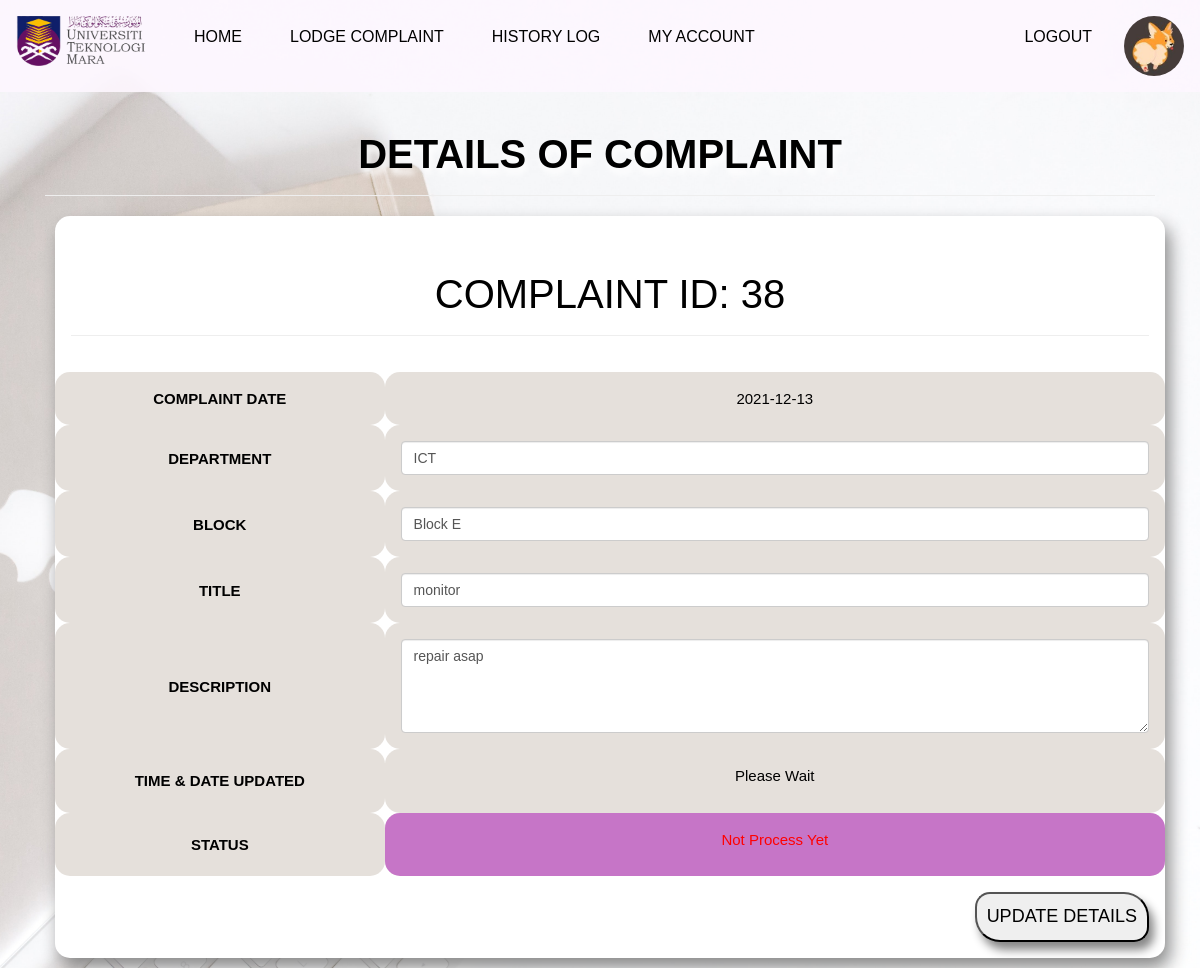
The page /users/updatecomplaint.php?id=38 (signed in) on the database its author committed.
### tables this page shows
CREATE TABLE `student` (
  `stid` int(100) NOT NULL,
  `sid` int(100) DEFAULT NULL,
  `stname` text NOT NULL,
  `stphonenum` varchar(12) NOT NULL,
  `stprofilepic` varchar(100) DEFAULT NULL,
  `fid` int(100) NOT NULL,
  `crid` int(100) NOT NULL,
  `staddress` varchar(100) DEFAULT NULL,
  `stemail` varchar(100) NOT NULL,
  `stusername` varchar(100) DEFAULT NULL,
  `stpassword` varchar(100) NOT NULL
);

CREATE TABLE `complaint` (
  `cid` int(100) NOT NULL,
  `sid` int(100) DEFAULT NULL,
  `stid` int(100) NOT NULL,
  `cdate` date NOT NULL,
  `ctitle` varchar(100) NOT NULL,
  `cdescription` varchar(255) NOT NULL,
  `cdepartment` text NOT NULL,
  `cblock` varchar(100) NOT NULL,
  `cstatus` varchar(100) DEFAULT NULL
);

### users/updatecomplaint.php (the view, shortened to what this page needs)
<?php
    include('../includes/config.php');
    $cid= $_GET['id'];
?>
<!DOCTYPE html>
<html lang="en">
<head>
  <link href="https://cdn.jsdelivr.net/npm/bootstrap@5.0.2/dist/css/bootstrap.min.css" rel="stylesheet"
>
  <link rel="stylesheet" href="https://maxcdn.bootstrapcdn.com/bootstrap/3.3.7/css/bootstrap.min.css">
  <link  type="text/css" rel="stylesheet" href="../assets/css/main.css">
</head>
<body data-spy="scroll" data-target=".navbar" data-offset="50" onload="myFunction()">
  <?php include ('../includes/navbar.php');?>
        <div class="container">
            <div class="page-header">
                <h1 class="leaderboard">DETAILS OF COMPLAINT</h1>
            </div>
            <form action="" method="post">
            <table>
              <?php
              $sql="SELECT *
              FROM `student`, `complaintaction`, `complaint`
              WHERE student.stid = complaint.stid AND complaint.cid = complaintaction.cid
              AND complaint.cid = $cid AND student.stid = $id";
              $result=mysqli_query($connection,$sql);
              while($std = mysqli_fetch_array($result))
              {
              ?>
              <tr><td colspan="2"><div class="page-header"><h1> COMPLAINT ID: <?php echo $std['cid']; ?></h1></div></td></tr>
              <tr class="trhead">
                  <th>COMPLAINT DATE</th>
                  <td><?php echo $std['cdate']; ?></td>
              </tr>
              <tr class="trhead">
                  <th> DEPARTMENT </th>
                  <td>
                    <select class="form-control" name="cdepartment">
                      <option selected readonly style="color:lightgrey"><?php echo $std['cdepartment'];?></option>
                    </select>
                  </td>
              </tr>
              <tr class="trhead">
                  <th> BLOCK </th>
                  <td>
                    <select class="form-control" name="cblock">
                          <option selected readonly style="color:lightgrey"><?php echo $std['cblock'];?></option>
                          <?php } ?>
                    </select>
                </td>
             </tr>
             <?php
             $sql="SELECT *
             FROM `student`, `complaintaction`, `complaint`
             WHERE student.stid = complaint.stid AND complaint.cid = complaintaction.cid
             AND complaint.cid = $cid AND student.stid = $id";
             $result=mysqli_query($connection,$sql);
             while($std = mysqli_fetch_array($result))
             {
             ?>
            <tr class="trhead">
                  <th> TITLE </th>
                  <td><input type="text" name="ctitle" class="form-control" value="<?php echo $std['ctitle']; ?>" required></td>
            </tr>
            <tr class="trhead">
                  <th> DESCRIPTION </th>
                  <td><textarea name="cdescription" class="form-control" rows="4" cols="50" required><?php echo $std['cdescription']; ?></textarea></td>
            </tr>
              <tr class="trhead">
              <th> TIME & DATE UPDATED</th>
              <td>
              <?php if( $std['atimestamp'] == NULL){
                      echo "<p>Please Wait</p>";
                    }else{
                      echo $std['atimestamp'];
                    }?>
              </td>
              </tr>
              <tr class="trhead">
              <th> STATUS</th>
              <td class='bg'>
              <?php if( $std['cstatus'] == NULL){
                      echo "<p class='bg2'> Not Process Yet</p>";
                    }else
                      echo $std['cstatus']; ?>
              </td>
              </tr>
              <tr><td colspan="2"><input type="submit" name="submit" class="btn-login" style="font-size:18px; float: right;" value="UPDATE DETAILS" /></td></tr>
              <?php } ?>
            </table>
          </form>
        </div>
</body>
</html>

### includes/navbar.php (shortened to what this page needs)
<?php
   if(isset($_SESSION['stid'])==false) {
?>
      <div class="topnav">
        <img src="../assets/css/logo.png" alt="uitm logo.png" class="logo" width="130" height="50">
        <a href="index.php" id="home">HOME</a>
        <!--<a href="#" id="admission">ADMISSION</a>
        <a href="#" id="coperate">COPERATE</a>
        <a href="programmes.php" id="academic">PROGRAMMES</a>-->
        <svg xmlns="http://www.w3.org/2000/svg" width="40" height="40" fill="currentColor" style="float: right; margin:16px;" class="bi bi-person-circle" viewBox="0 0 16 16">
          <path d="M11 6a3 3 0 1 1-6 0 3 3 0 0 1 6 0z"/>
          <path fill-rule="evenodd" d="M0 8a8 8 0 1 1 16 0A8 8 0 0 1 0 8zm8-7a7 7 0 0 0-5.468 11.37C3.242 11.226 4.805 10 8 10s4.757 1.225 5.468 2.37A7 7 0 0 0 8 1z"/>
        </svg>
        <a style="float: right" href="studentlogin.php" id="login">LOGIN</a>
      </div>
      <!--
      <div  id="mySidenav" class="sidenav">
        <a href="index.php" id="home">HOME</a>
        <a href="#" id="admission">ADMISSION</a>
        <a href="#" id="coperate">COPERATE</a>
        <a href="programmes.php" id="academic">PROGRAMMES</a>
        <a href="studentlogin.php" id="login">LOGIN</a>
      </div>
      -->
 <?php } else{ ?>
   <div class="topnav">
     <img src="../assets/css/logo.png" alt="uitm logo.png" class="logo" width="130" height="50">
     <a href="studentindex.php" id="home">HOME</a>
     <a href="makecomplaint.php" id="admission">LODGE COMPLAINT</a>
     <a href="historylog.php?id=<?php echo $_SESSION['stid']; ?>" id="academic">HISTORY LOG</a>
     <a href="myaccount.php?id=<?php echo $_SESSION['stid']; ?>" id="academic">MY ACCOUNT</a>
     <?php
     $id = $_SESSION['stid'];
     $sql="SELECT * FROM `student` WHERE stid = $id";
     $result=mysqli_query($connection,$sql) or die(mysqli_error($connection));
     while ($std=mysqli_fetch_array($result)){
      ?>
      <?php if($std['stprofilepic'] == NULL){
            echo '<svg xmlns="http://www.w3.org/2000/svg" width="40" height="40" fill="currentColor" style="float: right; margin:16px;"
                  class="bi bi-person-circle" viewBox="0 0 16 16">
                  <path d="M11 6a3 3 0 1 1-6 0 3 3 0 0 1 6 0z"/>
                  <path fill-rule="evenodd" d="M0 8a8 8 0 1 1 16 0A8 8 0 0 1 0 8zm8-7a7 7 0 0 0-5.468 11.37C3.242 11.226 4.805 10 8 10s4.757 1.225 5.468 2.37A7 7 0 0 0 8 1z"/>
                  </svg>';
      }else{ ?>
            <img src=../assets/css/<?php echo $std['stprofilepic'];?>
                 alt="Avatar" style="width:60px; height:60px; float:right; margin:16px; border-radius: 50%">
      <?php  }} ?>
    <a href="logout.php" id="logout" style="float: right">LOGOUT</a>
  </div>
<?php } ?>

### assets/css/main.css (style rules this page uses)
html body { font-family: Arial, sans-serif; color: black; }
body { background-image: url("18.jpg"); height: 100%; background-position: center; background-repeat: no-repeat; background-attachment:fixed; background-size: cover; overflow-x: hidden; }
.form-control { display: block; width: 100%; height: 34px; padding: 6px 12px; font-size: 14px; line-height: 1.42857143; background-image: none; border: 1px solid #ccc; border-radius: 4px; -webkit-box-shadow: inset 0 1px 1px rgba(0,0,0,.075); box-shadow: inset 0 1px 1px rgba(0,0,0,.075); -webkit-transition: border-color ease-in-out .15s,-webkit-box-shadow ease-in-out .15s; -o-transition: border-color ease-in-out .15s,box-shadow ease-in-out .15s; transition: border-color ease-in-out .15s,box-shadow ease-in-out .15s; }
table,tr,td,th { text-align: center; margin:10px; padding:16px; font-size: 15px; border-radius: 15px; }
.trhead { background-color: rgba(203,193,184, 0.5); }
table { box-shadow: 5px 10px 18px #888888; background-color: white; width: 100%; height: auto; animation: shake 0.5s; animation-iteration-count: 1; animation-delay: 0s; }
.bg { background-color: rgba(167, 12, 179, 0.5); }
.bg2 { color:red; }
.page-header h1 { text-align: center; font-size: 40px; font-family: Verdana, sans-serif; margin-top: 20px; }
.leaderboard { text-align: center; font-size: 40px; font-family: Verdana, sans-serif; font-weight: bold; text-shadow: 2px 6px 6px #ffffff; margin-left: auto; margin-right: auto; margin-top: 20px; }
.btn-login { border-radius: 15px 25px; box-shadow: 5px 8px 10px #888888; color: black; padding:10px; }
.logo { margin: 16px; float:left; }
.topnav { overflow: hidden; background-color: rgba(253, 247, 254, 0.9); top: 0; width: 100%; }
.topnav a { float: left; display: block; color: black; text-align: center; margin-left: 16px; padding-top: 26px; padding-left: 16px; padding-right: 16px; text-decoration: none; font-size: 16px; font-family: Verdana, sans-serif; border-bottom: 3px solid transparent; }

### rows shown on the page
student: stprofilepic (picture), complaint.cid "38", complaint.cdate "2021-12-13", cdepartment "ICT", cblock "Block E", ctitle "monitor", cdescription "repair asap"
